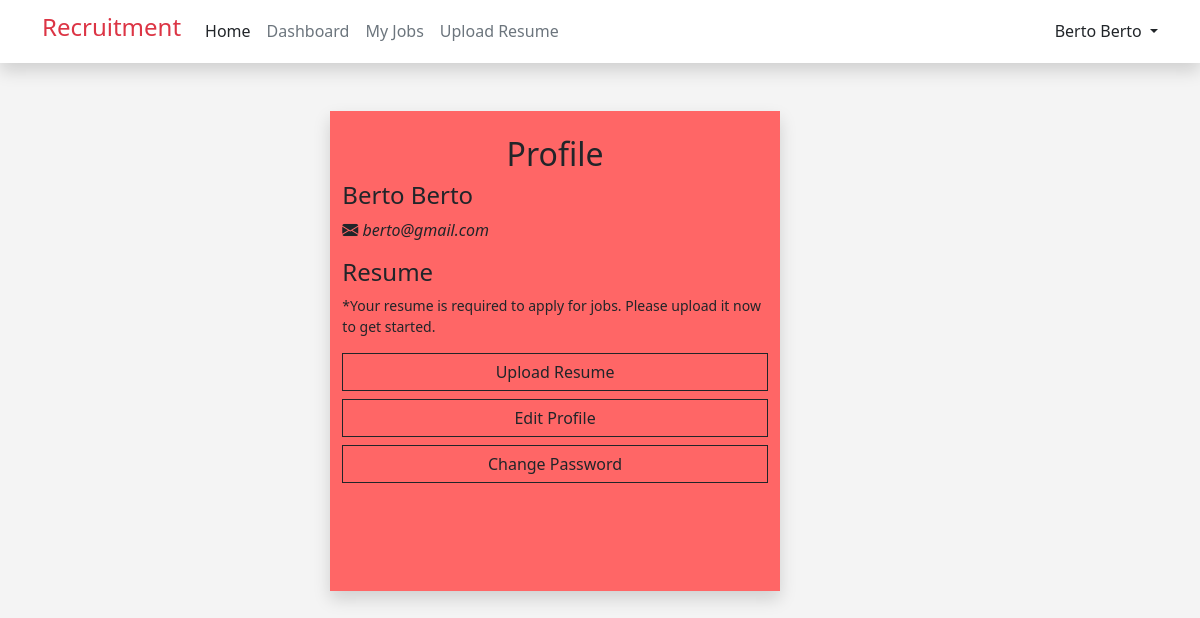
The app's page /profile.php (signed in), older data.
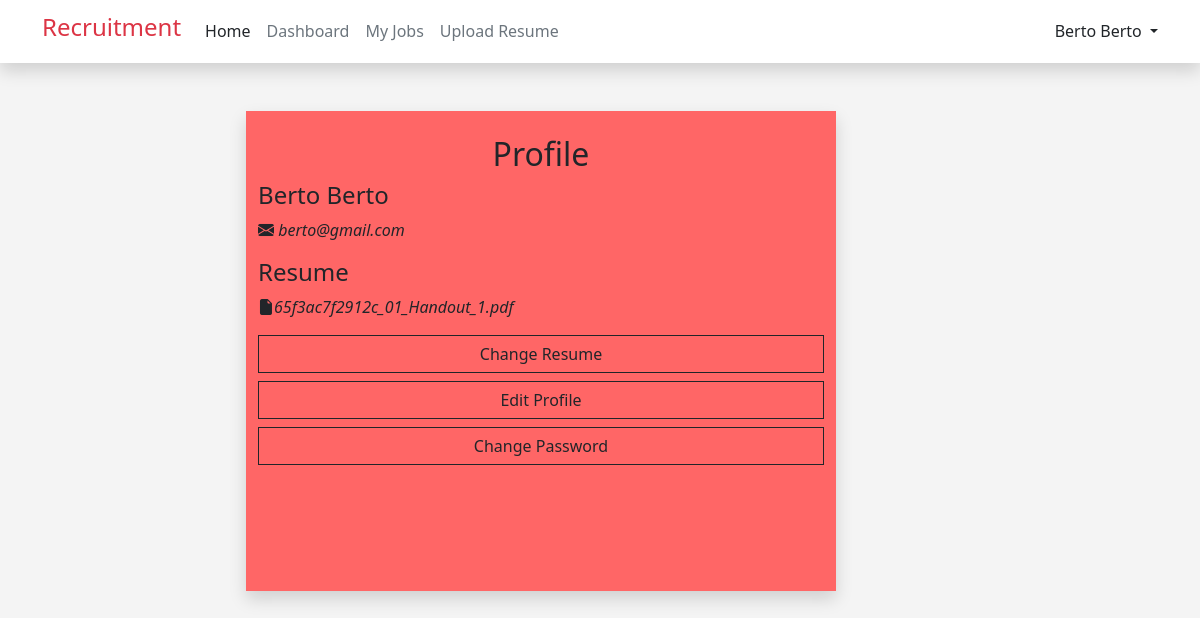
The same page, newer data.
### tables this page shows
CREATE TABLE `user` (
  `id` int(11) NOT NULL,
  `first_name` varchar(255) NOT NULL,
  `last_name` varchar(255) NOT NULL,
  `email` varchar(255) NOT NULL,
  `password` varchar(255) NOT NULL,
  `role` varchar(255) NOT NULL,
  `resume` varchar(255) NOT NULL
);

### profile.php (the view, shortened to what this page needs)
<?php
include("dbconn.php");
include("header.php");
if (isset($_SESSION['user_id'])) {
    $userId = $_SESSION['user_id'];
    $query = "SELECT * FROM user WHERE id = '$userId'";
    $result = mysqli_query($conn, $query);
    $row = mysqli_fetch_array($result);
} else {
    header("Location: login.php");
    exit();
}
?>
<!DOCTYPE html>
<html lang="en">
<head>
</head>
<body style="background-color: #F4F4F4; ">
    <div class="container d-flex justify-content-center mt-5">
        <div class="row " style=" min-height: 60vh;">
            <div id="profile" class="col-md-10 shadow" style=" background-color: #ff6666;">
                <div class="text-center mt-4 text-dark fw-bold">
                    <h2 class="">Profile</h2>
                </div>
                <div>
                    <h4>
                        <?php echo $row['first_name']; ?>
                        <?php echo $row['last_name']; ?>
                    </h4>
                    <i class="bi bi-envelope-fill">
                        <?php echo $row['email']; ?>
                    </i>
                    <div class="col w-100 mt-3">
                        <div class="mb-2">
                            <h4>Resume</h4>
                            <?php
                            if ($row['resume']) {
                                echo '<i class="bi bi-file-earmark-fill">' . $row['resume'] . '</i>
                                    <a href="/recruitment/upload_resume.php" class="btn btn-outline-dark mb-2 form-control mt-3" style="border-radius: 0;">
                                        Change Resume
                                    </a>';
                            } else {
                                echo '
                                <div class="">
                                    <small class="mb-2">
                                        *Your resume is required to apply for jobs. Please upload it now to get started.
                                    </small>
                                </div>
                                    <a href="/recruitment/upload_resume.php" class="btn btn-outline-dark mb-2 form-control mt-3" style="border-radius: 0;">
                                        Upload Resume
                                    </a>
                                ';
                            }
                            ?>
                            <button type="button" class="btn btn-outline-dark mb-2 form-control"
                                style="border-radius: 0;" onclick="toggleProfileEdit()">
                                Edit Profile
                            </button>
                            <button type="button" class="btn btn-outline-dark mb-2  form-control"
                                style="border-radius: 0;" onclick="toggleChangePass()">
                                Change Password
                            </button>
                        </div>
                    </div>
                </div>
            </div>
        </div>
    </div>
</body>
</html>

Row changes from the older to the newer data that the page shows:
changed user "Berto": resume (not shown) → "65f3ac7f2912c_01_Handout_1.pdf"
Text that changed along with them:
text no longer shown: "*Your resume is required to apply for jobs. Please upload it now to get started. Upload Resume"
text now shown: "Change Resume"
